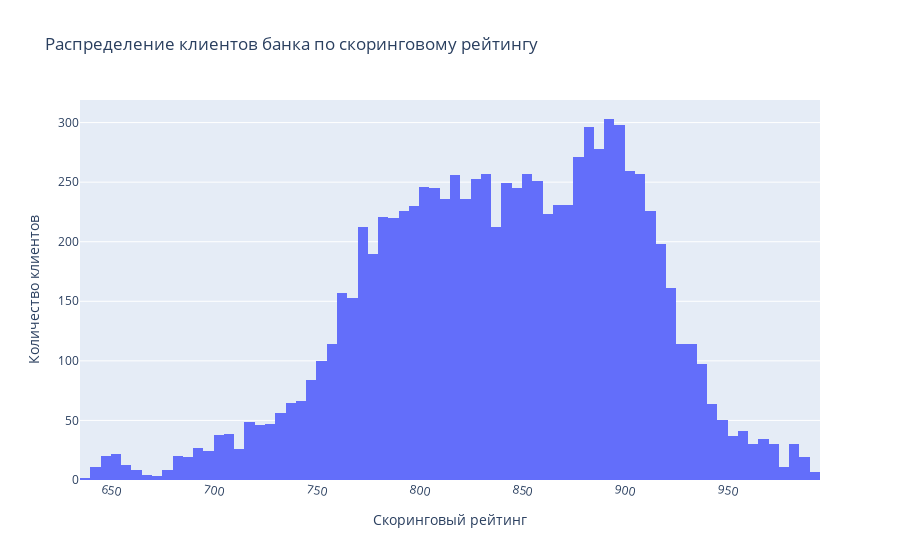

Notebook cell for this chart:
### Markdown cell above
Посмотрим на распределение скорингового рейтинга

### Code cell
fig = px.histogram(df,
             x='score',
                    
             nbins=100,
             
             title='Распределение клиентов банка по скоринговому рейтингу')
fig.update_xaxes(tickangle=10)
fig.update_xaxes(title_text='Скоринговый рейтинг')
fig.update_yaxes(title_text='Количество клиентов')
fig.show()

### Figure 1 — Plotly figure (JSON) as saved in the notebook; plotly's stock layout.template omitted (floating-point values rounded to 4 significant figures; data arrays with more than 128 entries replaced by an {"elided": "..."} marker saying what was removed)
{"data": [{"alignmentgroup": "True", "bingroup": "x", "hovertemplate": "score=%{x}<br>count=%{y}<extra></extra>", "legendgroup": "", "marker": {"color": "#636efa", "pattern": {"shape": ""}}, "name": "", "nbinsx": 100, "offsetgroup": "", "orientation": "v", "showlegend": false, "type": "histogram", "x": {"elided": "9373 int values"}, "xaxis": "x", "yaxis": "y"}], "layout": {"barmode": "relative", "legend": {"tracegroupgap": 0}, "title": {"text": "Распределение клиентов банка по скоринговому рейтингу"}, "xaxis": {"anchor": "y", "domain": [0, 1], "tickangle": 10, "title": {"text": "Скоринговый рейтинг"}}, "yaxis": {"anchor": "x", "domain": [0, 1], "title": {"text": "Количество клиентов"}}}}
